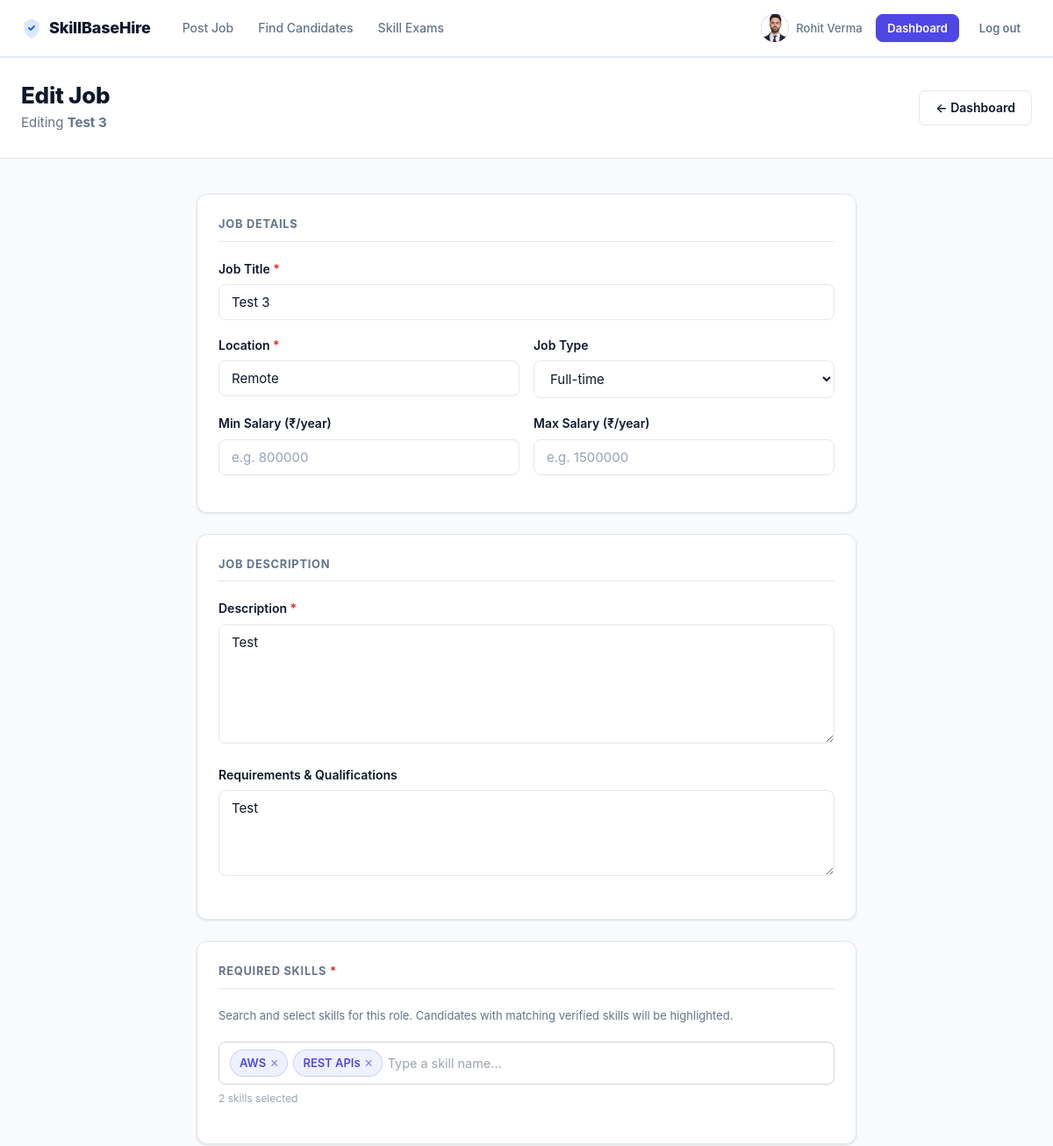
The page /recruiter/jobs/9/edit (signed in, upper part) on the database as committed earlier.
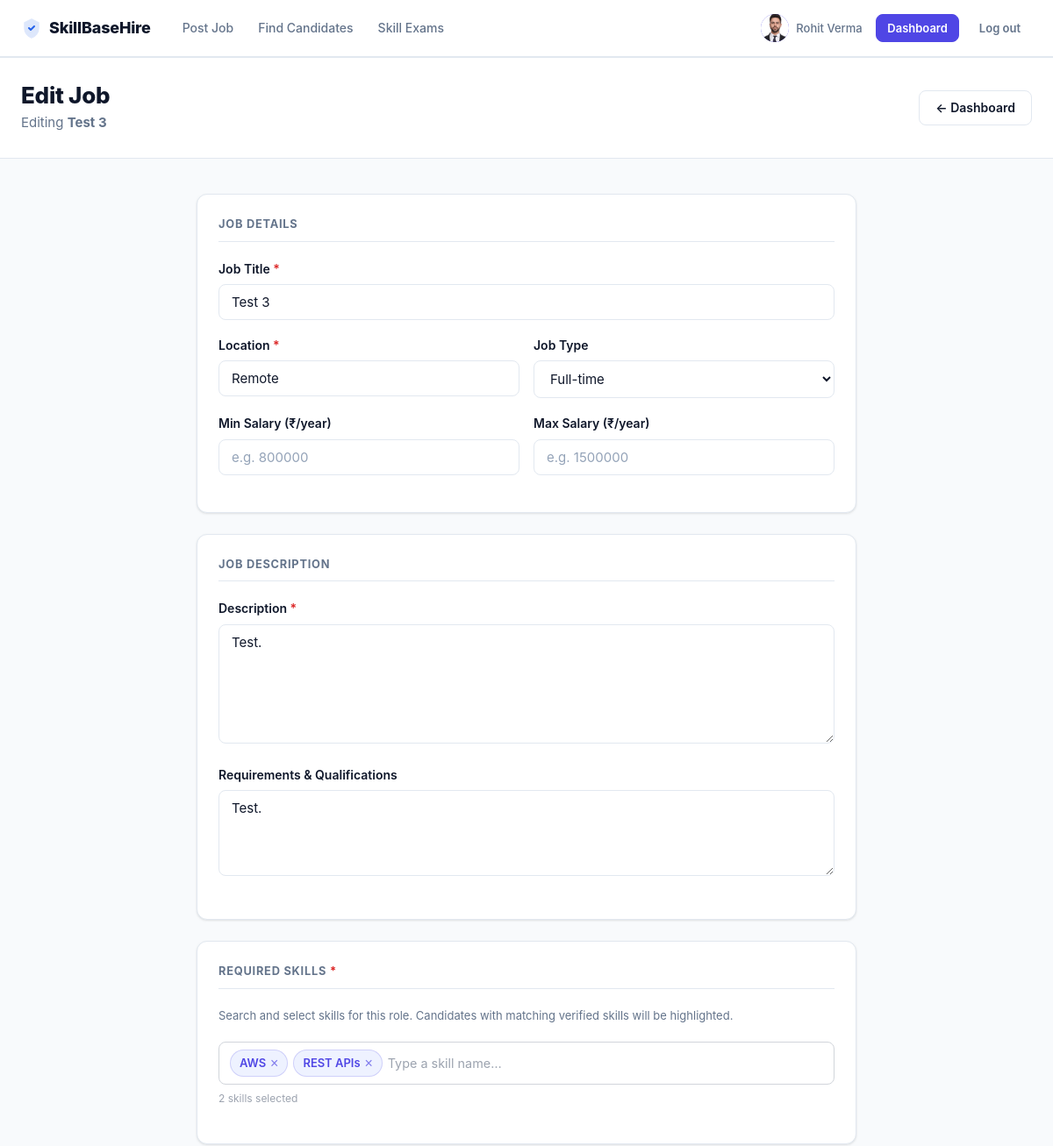
The same page on the database as committed later.
### tables this page shows
CREATE TABLE jobs (
                id INTEGER PRIMARY KEY AUTOINCREMENT,
                recruiter_id INTEGER NOT NULL,
                title TEXT NOT NULL,
                company TEXT NOT NULL,
                location TEXT NOT NULL,
                job_type TEXT NOT NULL DEFAULT 'Full-time',
                description TEXT NOT NULL,
                requirements TEXT DEFAULT '',
                salary_min INTEGER DEFAULT 0,
                salary_max INTEGER DEFAULT 0,
                active INTEGER DEFAULT 1,
                created_at TIMESTAMP DEFAULT CURRENT_TIMESTAMP, skill_test_mandatory INTEGER DEFAULT 0,
                FOREIGN KEY (recruiter_id) REFERENCES users(id)
            );

### app.py (the view, shortened to what this page needs)
@app.route('/recruiter/jobs/<int:job_id>/edit', methods=['GET', 'POST'])
@recruiter_required
def edit_job(job_id):
    db = get_db()
    job = db.execute('SELECT * FROM jobs WHERE id=? AND recruiter_id=?',
                     [job_id, session['user_id']]).fetchone()
    if not job:
        flash('Job not found.', 'error')
        return redirect(url_for('recruiter_dashboard'))
    all_skills = db.execute('SELECT * FROM skills ORDER BY category, name').fetchall()
    profile    = db.execute('SELECT * FROM recruiter_profiles WHERE user_id=?',
                            [session['user_id']]).fetchone()
    job_skills = db.execute('''
        SELECT s.id, s.name FROM job_skills js
        JOIN skills s ON js.skill_id = s.id
        WHERE js.job_id = ?
    ''', [job_id]).fetchall()
    return render_template('post_job.html', user=get_current_user(),
                           all_skills=all_skills, profile=profile,
                           edit_job=job, job_skills=job_skills)

### app.py (called while the page is built, shortened)
def get_db():
    db = getattr(g, '_database', None)
    if db is None:
        db = g._database = sqlite3.connect(DATABASE)
        db.row_factory = sqlite3.Row
    return db

@app.teardown_appcontext
def close_connection(_exception):
    db = getattr(g, '_database', None)
    if db is not None:
        db.close()

@app.after_request
def set_security_headers(response):
    response.headers['X-Content-Type-Options'] = 'nosniff'
    response.headers['X-Frame-Options'] = 'SAMEORIGIN'
    response.headers['X-XSS-Protection'] = '1; mode=block'
    response.headers['Referrer-Policy'] = 'strict-origin-when-cross-origin'
    response.headers['Permissions-Policy'] = 'geolocation=(), microphone=(), camera=()'
    if os.environ.get('FLASK_ENV') == 'production':
        response.headers['Strict-Transport-Security'] = 'max-age=31536000; includeSubDomains'
    return response

@app.context_processor
def inject_notif_count():
    return {'unread_notif_count': 0}

def get_current_user():
    if 'user_id' not in session:
        return None
    return get_db().execute('SELECT * FROM users WHERE id = ?', [session['user_id']]).fetchone()

### templates/post_job.html (shortened to what the changed rows need)
{% extends "base.html" %}
{% block content %}
<div class="page-header">
  <div class="container page-header-inner">
    <div>
      <h1>{% if edit_job %}Edit Job{% else %}Post a Job{% endif %}</h1>
      <p>{% if edit_job %}Editing <strong>{{ edit_job.title }}</strong>{% else %}Posting for <strong>{{ profile.company }}</strong>{% endif %}</p>
    </div>
  </div>
</div>
<div class="container" style="max-width:800px;padding:2.5rem 1.5rem">
  <form method="post" action="{{ url_for('edit_job', job_id=edit_job.id) if edit_job else url_for('post_job') }}">
    <div class="card" style="margin-bottom:1.5rem">
      <div class="form-group">
        <label class="form-label" for="title">Job Title <span class="required">*</span></label>
        <input class="form-control" type="text" id="title" name="title"
               placeholder="e.g. Senior Backend Engineer" required
               value="{{ edit_job.title if edit_job else '' }}">
      </div>
      <div class="form-row">
        <div class="form-group">
          <label class="form-label" for="location">Location <span class="required">*</span></label>
          <input class="form-control" type="text" id="location" name="location"
                 placeholder="e.g. Bangalore or Remote" required
                 value="{{ edit_job.location if edit_job else '' }}">
        </div>
        <div class="form-group">
          <label class="form-label" for="job_type">Job Type</label>
          <select class="form-select" id="job_type" name="job_type">
            {% for t in ['Full-time','Part-time','Contract','Internship','Freelance'] %}
            <option value="{{ t }}"{% if edit_job and edit_job.job_type == t %} selected{% endif %}>{{ t }}</option>
            {% endfor %}
          </select>
        </div>
      </div>
    </div>
    <div class="card" style="margin-bottom:1.5rem">
      <div class="form-group">
        <label class="form-label" for="description">Description <span class="required">*</span></label>
        <textarea class="form-control" id="description" name="description" rows="6"
                  placeholder="Describe the role, responsibilities, team, and what makes this opportunity exciting..." required>{{ edit_job.description if edit_job else '' }}</textarea>
      </div>
      <div class="form-group">
        <label class="form-label" for="requirements">Requirements &amp; Qualifications</label>
        <textarea class="form-control" id="requirements" name="requirements" rows="4"
                  placeholder="List the experience, qualifications, and must-have qualities...">{{ edit_job.requirements if edit_job else '' }}</textarea>
      </div>
    </div>
  </form>
</div>
{% endblock %}

Rows that differ between the two databases and show on the page:
changed jobs "Test 3": description "Test" → "Test."; requirements "Test" → "Test."
